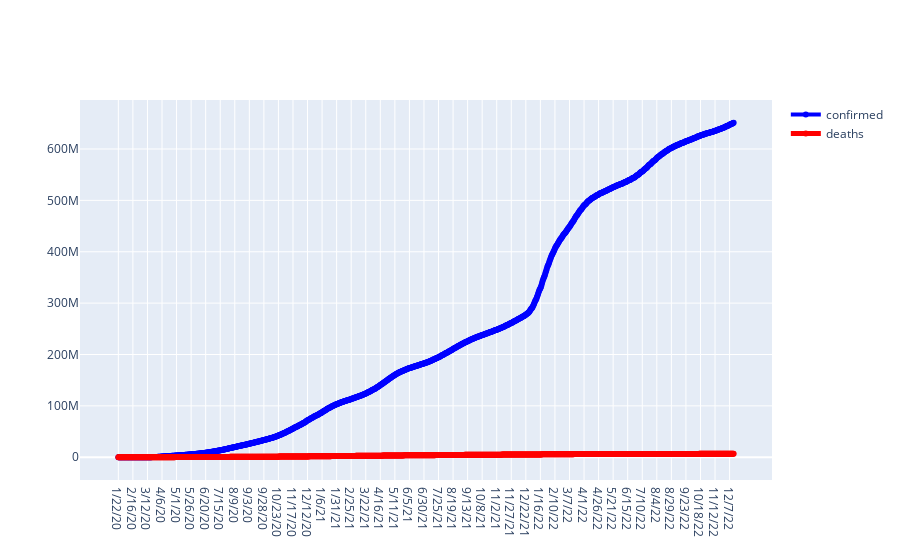

The notebook cell saved with this chart:
### Markdown cell above
Rentrez un nom de pays et appuyer sur le bouton 'run interract'

### Code cell
import plotly.graph_objects as plot_graph

def plot_cases_for_country(country : str) :
    labels = ['confirmed', 'deaths']
    colors = ['blue', 'red']
    mode_size = [6,8]
    line_size = [4,5]
    country = country.capitalize()

    df_list = [dfs['confirmed'], dfs['death']]

    fig = plot_graph.Figure()

    for i, df in enumerate(df_list):
        if country.lower() == 'world' :
            x_data = np.array(list(df.loc[:,'1/22/20':'12/14/22'].columns))
            y_data = np.sum(np.asarray(df.loc[:,'1/22/20':'12/14/22']), axis=0)
        else :
            x_data = np.array(list(df.loc[:,'1/22/20':'12/14/22'].columns))
            y_data = np.sum(np.asarray(df[df['country'] == country].loc[:,'1/22/20':'12/14/22']), axis=0)

        fig.add_trace(plot_graph.Scatter(x=x_data, y=y_data, mode='lines+markers', 
                                        name=labels[i],
                                        line=dict(color=colors[i], width=line_size[i]), 
                                        connectgaps=True, 
                                        text = "Total " + str(labels[i]) + ": "+ str(y_data[-1])
                                        )
                        )

    fig.show()

#plot_cases_for_country('France')

graph_confirmed_death = interactive(plot_cases_for_country, {'manual': True}, country=widgets.Text(value='World', description='Pays :'))
graph_confirmed_death

### Figure 1 — Plotly figure (JSON) as saved in the notebook; plotly's stock layout.template omitted (floating-point values rounded to 4 significant figures; data arrays with more than 128 entries replaced by an {"elided": "..."} marker saying what was removed)
{"data": [{"connectgaps": true, "line": {"color": "blue", "width": 4}, "mode": "lines+markers", "name": "confirmed", "text": "Total confirmed: 651089237", "type": "scatter", "x": {"elided": "1058 str values"}, "y": {"elided": "1058 int values"}}, {"connectgaps": true, "line": {"color": "red", "width": 5}, "mode": "lines+markers", "name": "deaths", "text": "Total deaths: 6658843", "type": "scatter", "x": {"elided": "1058 str values"}, "y": {"elided": "1058 int values"}}], "layout": {}}
